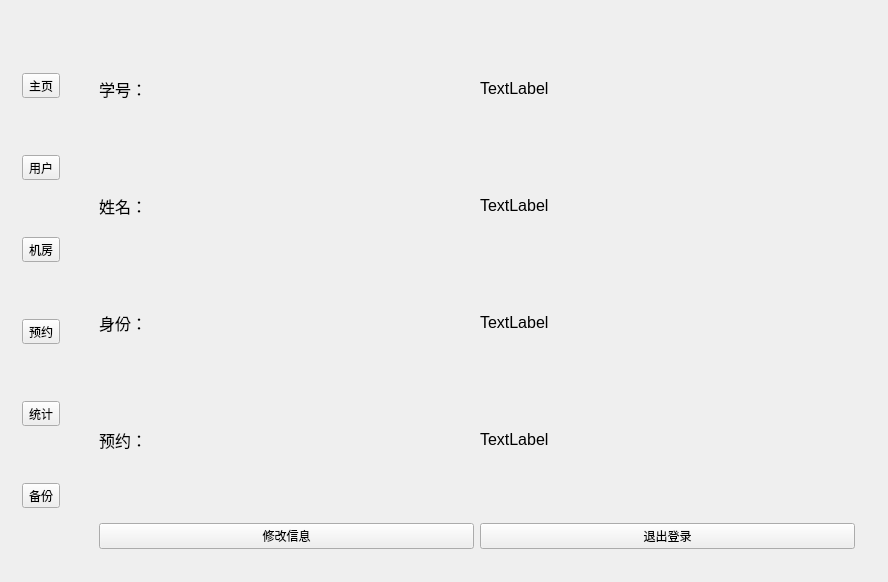
<?xml version="1.0" encoding="UTF-8"?>
<ui version="4.0">
 <class>ComputersManagerClass</class>
 <widget class="QWidget" name="ComputersManagerClass">
  <property name="geometry">
   <rect>
    <x>0</x>
    <y>0</y>
    <width>888</width>
    <height>582</height>
   </rect>
  </property>
  <property name="windowTitle">
   <string>ComputersManager</string>
  </property>
  <layout class="QHBoxLayout" name="horizontalLayout">
   <item>
    <widget class="QWidget" name="widget_menu" native="true">
     <layout class="QVBoxLayout" name="verticalLayout">
      <item>
       <widget class="QToolButton" name="toolButton_mainpage">
        <property name="text">
         <string>主页</string>
        </property>
        <property name="icon">
         <iconset resource="computersmanager.qrc">
          <normaloff>:/picture/images/首页.svg</normaloff>
          <normalon>:/picture/images/首页 (1).svg</normalon>:/picture/images/首页.svg</iconset>
        </property>
        <property name="toolButtonStyle">
         <enum>Qt::ToolButtonTextUnderIcon</enum>
        </property>
       </widget>
      </item>
      <item>
       <widget class="QToolButton" name="toolButton_user">
        <property name="text">
         <string>用户</string>
        </property>
        <property name="icon">
         <iconset resource="computersmanager.qrc">
          <normaloff>:/picture/images/user.svg</normaloff>
          <normalon>:/picture/images/user (1).svg</normalon>:/picture/images/user.svg</iconset>
        </property>
        <property name="toolButtonStyle">
         <enum>Qt::ToolButtonTextUnderIcon</enum>
        </property>
       </widget>
      </item>
      <item>
       <widget class="QToolButton" name="toolButton_room">
        <property name="text">
         <string>机房</string>
        </property>
        <property name="icon">
         <iconset resource="computersmanager.qrc">
          <normaloff>:/picture/images/computer.svg</normaloff>
          <normalon>:/picture/images/computer (1).svg</normalon>:/picture/images/computer.svg</iconset>
        </property>
        <property name="toolButtonStyle">
         <enum>Qt::ToolButtonTextUnderIcon</enum>
        </property>
       </widget>
      </item>
      <item>
       <widget class="QToolButton" name="toolButton_order">
        <property name="text">
         <string>预约</string>
        </property>
        <property name="icon">
         <iconset resource="computersmanager.qrc">
          <normaloff>:/picture/images/order.svg</normaloff>
          <normalon>:/picture/images/order (1).svg</normalon>:/picture/images/order.svg</iconset>
        </property>
        <property name="toolButtonStyle">
         <enum>Qt::ToolButtonTextUnderIcon</enum>
        </property>
       </widget>
      </item>
      <item>
       <widget class="QToolButton" name="toolButton_sum">
        <property name="text">
         <string>统计</string>
        </property>
        <property name="icon">
         <iconset resource="computersmanager.qrc">
          <normaloff>:/picture/images/统计.svg</normaloff>
          <normalon>:/picture/images/统计 (1).svg</normalon>:/picture/images/统计.svg</iconset>
        </property>
        <property name="toolButtonStyle">
         <enum>Qt::ToolButtonTextUnderIcon</enum>
        </property>
       </widget>
      </item>
      <item>
       <widget class="QToolButton" name="toolButton_backup">
        <property name="text">
         <string>备份</string>
        </property>
        <property name="icon">
         <iconset resource="computersmanager.qrc">
          <normaloff>:/picture/images/备份恢复.svg</normaloff>
          <normalon>:/picture/images/备份恢复 (1).svg</normalon>:/picture/images/备份恢复.svg</iconset>
        </property>
        <property name="toolButtonStyle">
         <enum>Qt::ToolButtonTextUnderIcon</enum>
        </property>
       </widget>
      </item>
     </layout>
    </widget>
   </item>
   <item>
    <widget class="QStackedWidget" name="stackedWidget">
     <widget class="QWidget" name="page_main">
      <layout class="QVBoxLayout" name="verticalLayout_2">
       <item>
        <widget class="QWidget" name="widget_user_info" native="true">
         <layout class="QGridLayout" name="gridLayout">
          <item row="0" column="0">
           <widget class="QLabel" name="label">
            <property name="font">
             <font>
              <pointsize>12</pointsize>
             </font>
            </property>
            <property name="text">
             <string>学号：</string>
            </property>
           </widget>
          </item>
          <item row="0" column="1">
           <widget class="QLabel" name="label_mainpage_userid">
            <property name="font">
             <font>
              <pointsize>12</pointsize>
             </font>
            </property>
            <property name="text">
             <string>TextLabel</string>
            </property>
           </widget>
          </item>
          <item row="1" column="0">
           <widget class="QLabel" name="label_2">
            <property name="font">
             <font>
              <pointsize>12</pointsize>
             </font>
            </property>
            <property name="text">
             <string>姓名：</string>
            </property>
           </widget>
          </item>
          <item row="1" column="1">
           <widget class="QLabel" name="label_mainpage_username">
            <property name="font">
             <font>
              <pointsize>12</pointsize>
             </font>
            </property>
            <property name="text">
             <string>TextLabel</string>
            </property>
           </widget>
          </item>
          <item row="2" column="0">
           <widget class="QLabel" name="label_3">
            <property name="font">
             <font>
              <pointsize>12</pointsize>
             </font>
            </property>
            <property name="text">
             <string>身份：</string>
            </property>
           </widget>
          </item>
          <item row="2" column="1">
           <widget class="QLabel" name="label_mainpage_permission">
            <property name="font">
             <font>
              <pointsize>12</pointsize>
             </font>
            </property>
            <property name="text">
             <string>TextLabel</string>
            </property>
           </widget>
          </item>
          <item row="3" column="0">
           <widget class="QLabel" name="label_7">
            <property name="font">
             <font>
              <pointsize>12</pointsize>
             </font>
            </property>
            <property name="text">
             <string>预约：</string>
            </property>
           </widget>
          </item>
          <item row="3" column="1">
           <widget class="QLabel" name="label_mainpage_order">
            <property name="font">
             <font>
              <pointsize>12</pointsize>
             </font>
            </property>
            <property name="text">
             <string>TextLabel</string>
            </property>
           </widget>
          </item>
         </layout>
        </widget>
       </item>
       <item>
        <widget class="QWidget" name="widget_2" native="true">
         <property name="sizePolicy">
          <sizepolicy hsizetype="Preferred" vsizetype="Fixed">
           <horstretch>0</horstretch>
           <verstretch>0</verstretch>
          </sizepolicy>
         </property>
         <layout class="QHBoxLayout" name="horizontalLayout_2">
          <item>
           <widget class="QPushButton" name="pushButton_modify_info">
            <property name="text">
             <string>修改信息</string>
            </property>
           </widget>
          </item>
          <item>
           <widget class="QPushButton" name="pushButton_exit_login">
            <property name="text">
             <string>退出登录</string>
            </property>
           </widget>
          </item>
         </layout>
        </widget>
       </item>
      </layout>
     </widget>
     <widget class="QWidget" name="page_user">
      <layout class="QVBoxLayout" name="verticalLayout_4">
       <item>
        <widget class="QWidget" name="widget_3" native="true">
         <layout class="QVBoxLayout" name="verticalLayout_3">
          <item>
           <widget class="QTableView" name="tableView_user">
            <property name="sizePolicy">
             <sizepolicy hsizetype="Expanding" vsizetype="Expanding">
              <horstretch>0</horstretch>
              <verstretch>0</verstretch>
             </sizepolicy>
            </property>
           </widget>
          </item>
         </layout>
        </widget>
       </item>
       <item>
        <widget class="QWidget" name="widget_4" native="true">
         <property name="sizePolicy">
          <sizepolicy hsizetype="Preferred" vsizetype="Fixed">
           <horstretch>0</horstretch>
           <verstretch>0</verstretch>
          </sizepolicy>
         </property>
         <layout class="QHBoxLayout" name="horizontalLayout_3">
          <item>
           <widget class="QLineEdit" name="lineEdit_search_user"/>
          </item>
          <item>
           <widget class="QPushButton" name="pushButton_search_user">
            <property name="minimumSize">
             <size>
              <width>0</width>
              <height>38</height>
             </size>
            </property>
            <property name="text">
             <string>查找</string>
            </property>
           </widget>
          </item>
         </layout>
        </widget>
       </item>
      </layout>
     </widget>
    </widget>
   </item>
  </layout>
 </widget>
 <layoutdefault spacing="6" margin="11"/>
 <resources>
  <include location="computersmanager.qrc"/>
 </resources>
 <connections/>
</ui>
